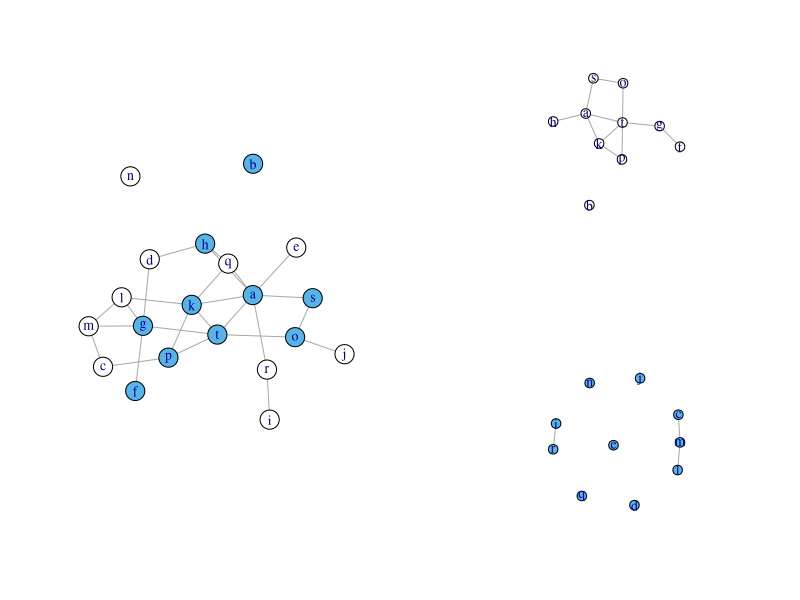

Recreate this plot in R. (Note: this script raises an error after producing the figure.)
rm(list=ls())

require(igraph)

pplot <- function(g,cc=0,...) plot(g,vertex.color=cc,...)
p <- 20

set.seed(123)
g <- erdos.renyi.game(p,3/p)
V(g)$name <- letters[1:p]
vec <- sample(1:p,0.5*p)
col <- ( (1:p) %in% vec ) * 2

a <- induced.subgraph(g,v=vec)
b <- induced.subgraph(g,v=(1:p)[-vec])


layout(matrix(c(1,1,2,3),2,2))
pplot(g,cc=col)
pplot(a)
pplot(b,cc=2)

A <- get.adjacency(a)
indchar <- apply(which(A==0 & upper.tri(A),arr.ind=T),2,function(x) V(a)$name[x])
foo <- function(ll) lapply(ll,function(o) V(g)$name[o[-c(1,length(o))]])
ulist1 <- apply(indchar,1,function(v) foo(get.all.shortest.paths(g,v[1],v[2])$res ))
ulist2 <- apply(indchar,1,function(v) (get.all.shortest.paths(g,v[1],v[2])$res ))

bool <- sapply(ulist1,function(ll) all(sapply(ll,function(v) all(v %in% V(b)$name) )))

nbe <- length(E(a)) ; coledge <- rep(0,nbe)
a[from=indchar[bool,1],to=indchar[bool,2]] <- 1
coledge <- c(coledge,rep(1,length(E(a))-nbe))

x11()
pplot(a,edge.color=coledge+1)

x11()
pplot(g,cc=col)


